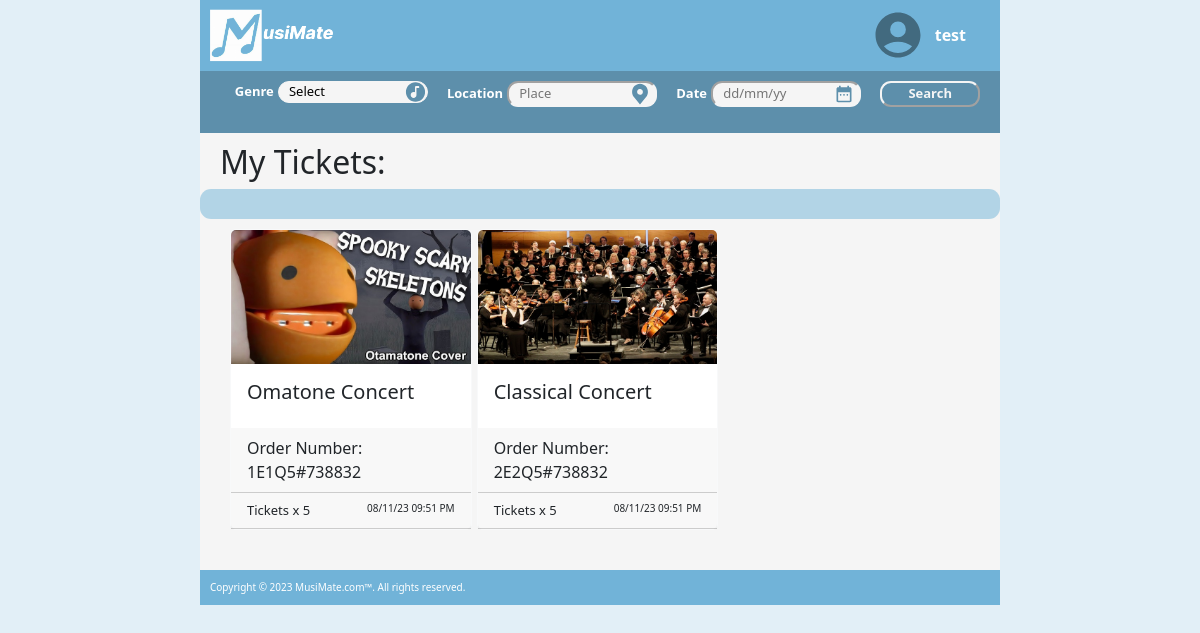
Before: /tickets (signed in) with the older database file.
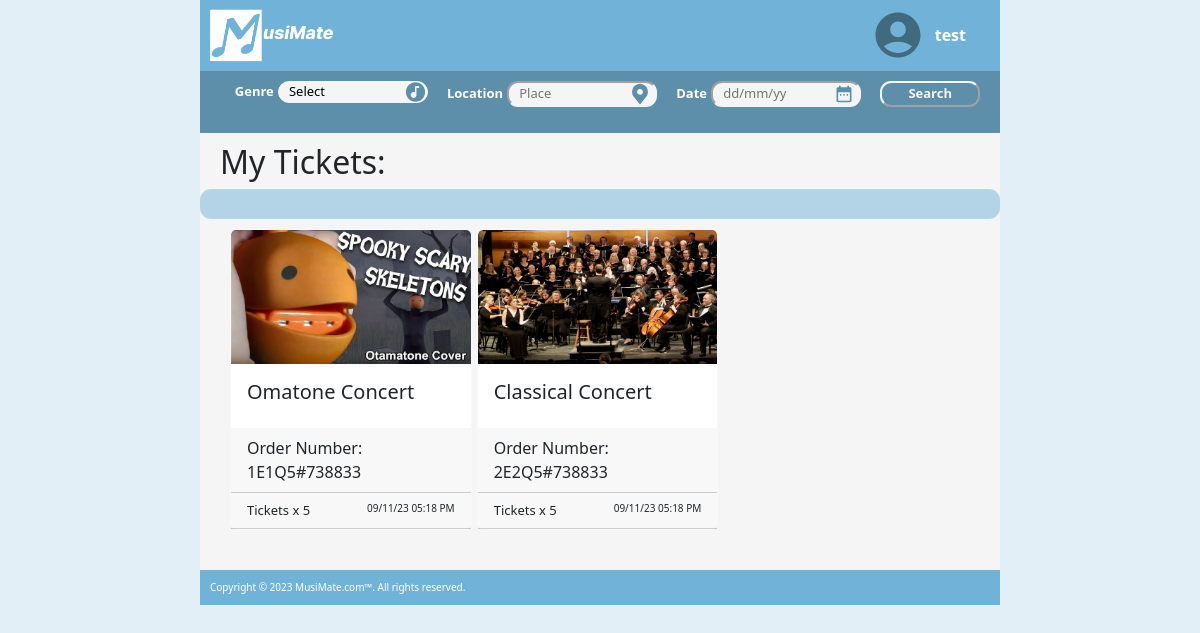
After: the same page with the newer database file.
### musimate/models.py (models this page shows, shortened)
class User(db.Model, UserMixin):
    __tablename__ = 'users' # good practice to specify table name
    id = db.Column(db.Integer, primary_key=True)
    name = db.Column(db.String(100), index=True, unique=True, nullable=False)
    email = db.Column(db.String(100), index=True, nullable=False)
    contact_number = db.Column(db.String(15), nullable=True)
    address = db.Column(db.String(255), nullable=True)
    password_hash = db.Column(db.String(255), nullable=False)
    events = db.relationship('Event', backref='user')
    comments = db.relationship('Comment', backref='user')
    orders = db.relationship("Order", backref='user')

class Order(db.Model):
    __tablename__ = 'orders'
    order_id = db.Column(db.Integer, primary_key = True)
    quantity = db.Column(db.Integer)
    booked_at = db.Column(db.DateTime, default = datetime.now())
    user_id = db.Column(db.Integer, db.ForeignKey("users.id"))
    event_id = db.Column(db.Integer, db.ForeignKey("events.id"))

class Event(db.Model):
    __tablename__ = 'events'
    id = db.Column(db.Integer, primary_key=True)
    status = db.Column(db.String(10), default='Open')
    name = db.Column(db.String(80))
    description = db.Column(db.String(200))
    genre = db.Column(db.String(40))
    location = db.Column(db.String(200))
    date = db.Column(db.DateTime)
    image = db.Column(db.String(400))
    quantity = db.Column(db.Integer)
    quantitySold = db.Column(db.Integer, default=0)
    price = db.Column(db.Float)
    user_id = db.Column(db.Integer, db.ForeignKey('users.id'))
    comments = db.relationship('Comment', backref='event')
    orders = db.relationship('Order', backref = 'event')

### musimate/views.py (the view)
@mainbp.route('/tickets')
@login_required
def tickets():
    tickets = db.session.scalars(
        db.select(Order).where(Order.user == current_user)).all()
    genres = db.session.scalars(db.select(Event.genre.distinct())).all()
    return render_template('tickets.html', tickets=tickets, num_tickets=len(tickets), genres=genres, selected_genre='Select')

### musimate/templates/tickets.html
{% extends 'base.html' %}
{% block content %}
<h2 style="margin-left: 20px; padding-top:10px">My Tickets:</h2>
<div class="break">
</div>
<div class="padding">
   <div class="row">
      {% if num_tickets == 0 %}
      <div class="d-flex p-4 justify-content-center">
         <h4>No Tickets</h4>
      </div>
      {% else %}
      <div class="card-group">
         {% for ticket in tickets %}
         <div class="col-lg-4 col-md-4 col-sm-6">
            <a href="{{ url_for('event.show', id=ticket.event.id) }}" style="text-decoration:none">
               <div class="card border-light" style="max-width: 20rem; ">
                  <img class="card-img-top" src="{{ ticket.event.image }}" alt="Card image" style="width:100%">
                  <div class="card-body">
                     <h5 class="card-title">{{ ticket.event.name }}</h5>
                  </div>
                  <div class="card-header d-flex justify-content-between">
                     <div style="font-size: medium;">
                        Order Number: {{ ticket.order_id}}E{{ ticket.event_id}}Q{{ ticket.quantity }}#{{ ticket.booked_at.toordinal() }}
                     </div>
                  </div>
                  <div class="card-header d-flex justify-content-between">
                     <div style="font-size: small;">
                        Tickets x {{ ticket.quantity }}
                     </div>
                     <div style="font-size:x-small">
                        {{ ticket.booked_at.strftime("%d/%m/%y %I:%M %p") }}
                     </div>
                  </div>
               </div>
            </a>
         </div>
         {% endfor %}
      </div>
      {% endif %}
   </div>
</div>
{% endblock %}

### musimate/templates/base.html (shortened to what this page needs)
<html>
<head>
   <link rel="stylesheet" href="{{ url_for('static', filename='styles/style.css') }}">
   <link rel="stylesheet" href="https://cdn.jsdelivr.net/npm/bootstrap@5.3.2/dist/css/bootstrap.min.css"
>
</head>
<body class="body">
   <div class="row">
      <div class="d-flex justify-content-center">
         <div class="col-sm-12 col-md-10 col-lg-8 align-self-center">
            <nav class="navbar">
               <div class="row" style="width: 100%">
                  <div class="col">
                     <a role="button" href="{{ url_for('main.index') }}">
                        <img id="logo" src="/static/image/Capture.PNG" alt="Logo" height="55" style="margin-left: 8px;">
                     </a>
                  </div>
                  <div class="col">
                     <div class="d-flex justify-content-end align-items-center">
                        <a data-bs-toggle="dropdown" aria-dropeffect="move">
                           <img src="/static/svg/user-4-fill.svg" alt="User Icon" class="userIcon">
                        </a>
                        {% if current_user.is_authenticated %}
                        <a class="login">{{current_user.name}}</a>
                        {% else %}
                        <a class="login" href="{{ url_for('auth.login') }}" role="button">Log In</a>
                        {% endif %}
                     </div>
                  </div>
               </div>
            </nav>
            <div class="searchBar">
               <form action="{{url_for('main.search')}}">
                  <div class="d-flex justify-content-between">
                     <div class="input-group" style="justify-content: center;">
                        <div>
                           <label for="Genre" style="color:white; font-size:small; font-weight: bold;">Genre </label>
                           <select class="searchInput" name="genre" id="Genre">
                              <option value="{{ selected_genre }}">{{ selected_genre }}</option>
                           </select>
                        </div>
                        <div>
                           <label for="Location"
                              style="color:white; font-size:small; font-weight: bold;">Location</label>
                           <input class="searchInput" type="text" name="location" id="Location" placeholder="Place"
                              value="{{ selected_location }}">
                        </div>
                        <div>
                           <label for="Date" style="color:white; font-size:small; font-weight: bold;">Date </label>
                           <input class="searchInput" type="text" name="date" id="Date" placeholder="dd/mm/yy"
                              value="{{ selected_date }}">
                        </div>
                        <div>
                           <div class="d-flex justify-content-center align-items-center" style=" height:100%">
                              <button class="searchSubmit" type="submit">Search</button>
                           </div>
                        </div>
                     </div>
               </form>
            </div>
         </div>
         <div class="main">
            {% block content %}
            {% endblock %}
         </div>
      </div>
   </div>
</body>
<footer>
   <div class="d-flex justify-content-center">
      <div class="col-sm-12 col-md-10 col-lg-8 align-self-center">
         <div class="footerBox">
            Copyright © {{ year }} MusiMate.com™. All rights reserved.
         </div>
      </div>
   </div>
</footer>
</html>

### musimate/static/styles/style.css (style rules this page uses)
.body { background-color: rgba(113, 179, 216, 0.20); }
.footerBox { background-color: rgba(113, 179, 216); font-size: x-small; color: white; padding: 10px; }
.break { background-color: rgba(113, 179, 216, 0.50); width: 100%; height: 30px; border-radius: 11px; margin-bottom: 10px; font-size: medium; font-weight: bold; padding-left: 10px; }
.padding { margin-left: 30px; margin-right: 30px; }
.login { color: white; margin: 10px; font-weight: bold; text-decoration: none; }
.navbar { background-color: rgb(113, 179, 216); width: 100%; height: fit-content; padding: 10px; }
.userIcon { width: 64px; padding-left: 10px; filter: invert(42%) sepia(19%) saturate(839%) hue-rotate(157deg) brightness(87%) contrast(94%); }
.searchBar { background-color: rgba(93, 143, 171); width: 100%; height: fit-content; padding-left: 10px; padding-right: 10px; padding-bottom: 5px; padding-top: 5px; }
.main { background-color: rgba(245, 245, 245); width: 100%; height: fit-content; padding-bottom: 30px; }
#Genre.searchInput, #genre.createEvent { background-image: url("../svg/genre.svg"); background-repeat: no-repeat; background-size: 23px 23px; background-position: right; }
#Genre.searchInput { appearance: none; }
#Date.searchInput { background-image: url("../svg/date.svg"); background-repeat: no-repeat; background-size: 30px 20px; background-position: right; }
#Location.searchInput, #location.createEvent { background-image: url("../svg/location.svg"); background-repeat: no-repeat; background-size: 30px 23px; background-position: right; }
.searchInput { border-radius: 11px; font-size: small; background-color: rgba(245, 245, 245); border-color: rgba(245, 245, 245); width: 150px; padding-left: 10px; padding-right: 30px; margin-right: 5px; margin-top: 5px; margin-bottom: 5px; }
.searchBar label { margin-left: 15px; }
.searchSubmit { color: rgba(245, 245, 245); border-radius: 11px; border-color: rgba(245, 245, 245); background-color: rgba(93, 143, 171); font-size: small; font-weight: bold; width: 100px; margin-left: 15px; }
a { text-decoration: none !important; }
.card { margin-bottom: 10px; margin-right: 5px; height: 100%; }

Changed rows visible on the page:
changed Order "Omatone Concert": booked_at.toordinal "738832" → "738833"; booked_at "08/11/23 09:51 PM" → "09/11/23 05:18 PM"
changed Order "Classical Concert": booked_at.toordinal "738832" → "738833"; booked_at "08/11/23 09:51 PM" → "09/11/23 05:18 PM"
